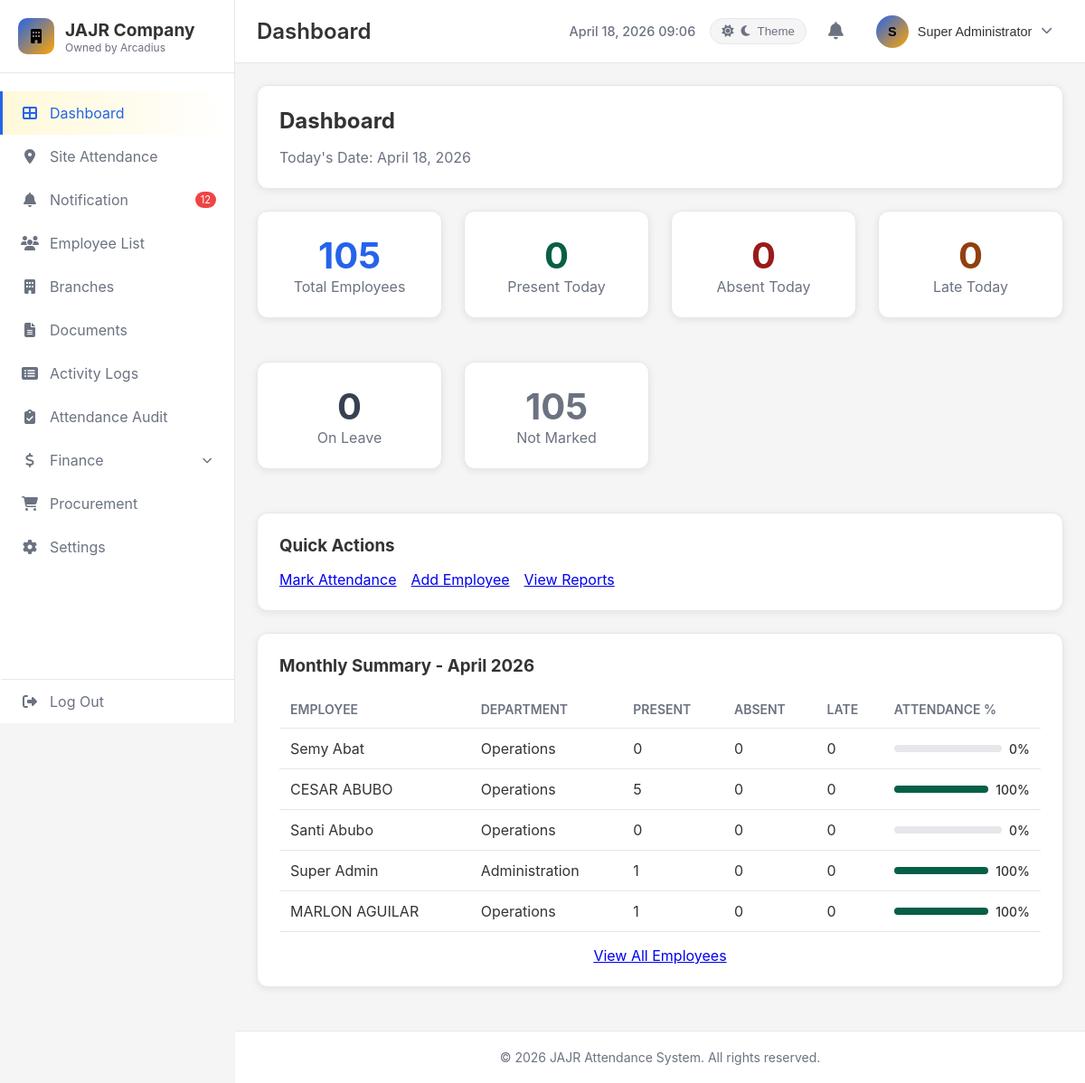
Before: /dashboard (signed in) with the older database file.
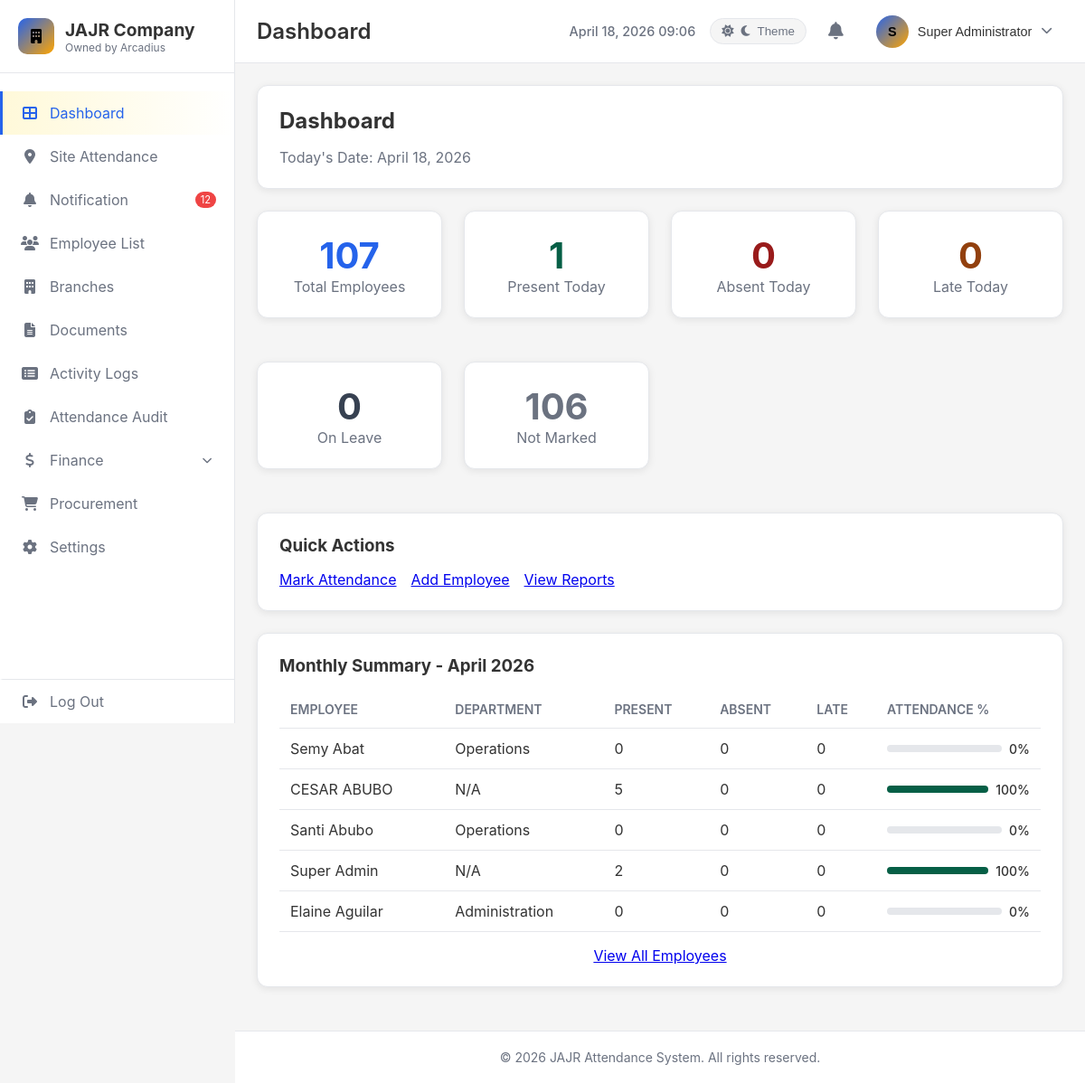
After: the same page with the newer database file.
### tables this page shows
CREATE TABLE IF NOT EXISTS `employees` (
  `id` int NOT NULL AUTO_INCREMENT,
  `employee_code` varchar(50) DEFAULT NULL,
  `first_name` varchar(100) DEFAULT NULL,
  `middle_name` varchar(100) DEFAULT NULL,
  `last_name` varchar(100) DEFAULT NULL,
  `email` varchar(100) DEFAULT NULL,
  `department` varchar(50) DEFAULT NULL,
  `position` varchar(50) DEFAULT NULL,
  `branch_name` varchar(100) DEFAULT NULL,
  `status` varchar(20) DEFAULT 'Active',
  `daily_rate` decimal(10,2) DEFAULT '0.00',
  `has_deductions` tinyint(1) DEFAULT '0',
  `profile_image` varchar(255) DEFAULT NULL,
  `created_at` timestamp NULL DEFAULT CURRENT_TIMESTAMP,
  `updated_at` timestamp NULL DEFAULT CURRENT_TIMESTAMP ON UPDATE CURRENT_TIMESTAMP,
  `default_branch_id` int DEFAULT NULL,
  `performance_allowance` decimal(10,2) DEFAULT '0.00',
  `has_deduction` tinyint(1) DEFAULT '1',
  `branch_id` int DEFAULT NULL,
  PRIMARY KEY (`id`),
  UNIQUE KEY `employee_code` (`employee_code`),
  UNIQUE KEY `email` (`email`),
  KEY `idx_employee_branch` (`branch_name`)
);

### controllers/DashboardController.php (called while the page is built, shortened)
<?php
require_once __DIR__ . '/../core/Controller.php';
class DashboardController extends Controller {
    private $attendanceModel;
    private $employeeModel;
    public function __construct() {
        $this->attendanceModel = $this->model('Attendance');
        $this->employeeModel = $this->model('Employee');
    }
    public function index() {
        $today = date('Y-m-d');
        $todayAttendance = $this->attendanceModel->getByDate($today);
        $employees = $this->employeeModel->findAll();
        $totalEmployees = count($employees);
        $presentToday = 0;
        $absentToday = 0;
        $lateToday = 0;
        $onLeaveToday = 0;
        $markedEmployees = [];
        foreach ($todayAttendance as $record) {
            $markedEmployees[] = $record['employee_id'];
            switch ($record['status']) {
                case 'present':
                    $presentToday++;
                    break;
            }
        }
        $notMarked = $totalEmployees - count($markedEmployees);
        $month = date('m');
        $year = date('Y');
        $monthlyReport = $this->attendanceModel->getMonthlyReport($month, $year);
        $this->view('dashboard/index', [
            'totalEmployees' => $totalEmployees,
            'presentToday' => $presentToday,
            'absentToday' => $absentToday,
            'lateToday' => $lateToday,
            'onLeaveToday' => $onLeaveToday,
            'notMarked' => $notMarked,
            'today' => $today,
            'monthlyReport' => $monthlyReport,
            'title' => 'Dashboard'
        ]);
    }
}

### app.php (called while the page is built, shortened)
<?php
require_once __DIR__ . '/core/Database.php';
require_once __DIR__ . '/core/Controller.php';
require_once __DIR__ . '/core/Model.php';
$router = new Router();
$router->add('login', ['controller' => 'LoginController', 'action' => 'index']);
$router->add('login/qr', ['controller' => 'LoginController', 'action' => 'qrScanner']);
$router->add('logout', ['controller' => 'LoginController', 'action' => 'logout']);
$router->add('', ['controller' => 'DashboardController', 'action' => 'index']);
$router->add('dashboard', ['controller' => 'DashboardController', 'action' => 'index']);
$router->add('attendance', ['controller' => 'AttendanceController', 'action' => 'index']);
$router->add('attendance/records', ['controller' => 'AttendanceController', 'action' => 'records']);
$router->add('attendance/all', ['controller' => 'AttendanceController', 'action' => 'all']);
$router->add('attendance/create', ['controller' => 'AttendanceController', 'action' => 'create']);
$router->add('attendance/edit/{id}', ['controller' => 'AttendanceController', 'action' => 'edit']);
$router->add('attendance/delete/{id}', ['controller' => 'AttendanceController', 'action' => 'delete']);
$router->add('attendance/report', ['controller' => 'AttendanceController', 'action' => 'report']);
$router->add('attendance/by-employee/{id}', ['controller' => 'AttendanceController', 'action' => 'byEmployee']);
$router->add('attendance/quick-mark', ['controller' => 'AttendanceController', 'action' => 'quickMark']);
$router->add('attendance-audit', ['controller' => 'AttendanceController', 'action' => 'audit']);
$router->add('api/attendance/employees', ['controller' => 'AttendanceController', 'action' => 'getEmployeesByBranch']);
$router->add('api/attendance/mark', ['controller' => 'AttendanceController', 'action' => 'markAttendance']);
$router->add('api/attendance/stats', ['controller' => 'AttendanceController', 'action' => 'getTodayStats']);
$router->add('api/attendance/employee-calendar', ['controller' => 'AttendanceController', 'action' => 'getEmployeeCalendar']);
$router->add('api/attendance/branch-calendar', ['controller' => 'AttendanceController', 'action' => 'getBranchCalendar']);
$router->add('activity-logs', ['controller' => 'ActivityController', 'action' => 'logs']);
$router->add('branches', ['controller' => 'BranchController', 'action' => 'index']);
$router->add('branches/create', ['controller' => 'BranchController', 'action' => 'create']);
$router->add('branches/edit/{id}', ['controller' => 'BranchController', 'action' => 'edit']);
$router->add('branches/delete/{id}', ['controller' => 'BranchController', 'action' => 'delete']);
$router->add('branch/scanner', ['controller' => 'BranchQRController', 'action' => 'scanner']);
$router->add('branch/scan', ['controller' => 'BranchQRController', 'action' => 'processScan']);
$router->add('branch/preview', ['controller' => 'BranchQRController', 'action' => 'previewScan']);
$router->add('branch/logout', ['controller' => 'BranchQRController', 'action' => 'logout']);
$router->add('notifications', ['controller' => 'NotificationController', 'action' => 'index']);
$router->add('api/notifications/count', ['controller' => 'NotificationController', 'action' => 'getUnreadCount']);
$router->add('api/notifications/recent', ['controller' => 'NotificationController', 'action' => 'getRecent']);
$router->add('api/notifications/mark-read/{id}', ['controller' => 'NotificationController', 'action' => 'markAsRead']);
$router->add('api/notifications/mark-all-read', ['controller' => 'NotificationController', 'action' => 'markAllAsRead']);
$router->add('documents', ['controller' => 'PagesController', 'action' => 'documents']);
$router->add('finance', ['controller' => 'PagesController', 'action' => 'finance']);
$router->add('finance/payroll', ['controller' => 'PayrollController', 'action' => 'index']);
$router->add('finance/overtime', ['controller' => 'PagesController', 'action' => 'overtime']);
$router->add('finance/cash-advance', ['controller' => 'PagesController', 'action' => 'cashAdvance']);
$router->add('finance/billing', ['controller' => 'PagesController', 'action' => 'billing']);
$router->add('procurement', ['controller' => 'PagesController', 'action' => 'procurement']);
$router->add('settings', ['controller' => 'PagesController', 'action' => 'settings']);
$router->add('employee', ['controller' => 'EmployeeController', 'action' => 'index']);
$router->add('employee/records', ['controller' => 'EmployeeController', 'action' => 'records']);
$router->add('employee/create', ['controller' => 'EmployeeController', 'action' => 'create']);
$router->add('employee/view/{id}', ['controller' => 'EmployeeController', 'action' => 'viewEmployee']);
$router->add('employee/edit/{id}', ['controller' => 'EmployeeController', 'action' => 'edit']);
$router->add('employee/delete/{id}', ['controller' => 'EmployeeController', 'action' => 'delete']);
$router->add('employee/get/{id}', ['controller' => 'EmployeeController', 'action' => 'getEmployee']);
$router->add('employee/toggle-deduction/{id}', ['controller' => 'EmployeeController', 'action' => 'toggleDeduction']);
$router->add('employee/next-code', ['controller' => 'EmployeeController', 'action' => 'getNextCode']);
$router->add('api/payroll/calculate', ['controller' => 'PayrollController', 'action' => 'calculate']);
$router->add('api/payroll/weekly', ['controller' => 'PayrollController', 'action' => 'getWeeklyData']);
$router->add('api/payroll/export', ['controller' => 'PayrollController', 'action' => 'export']);
$router->add('api/payroll/payslip', ['controller' => 'PayrollController', 'action' => 'printPayslip']);
$router->add('api/payroll/week-options', ['controller' => 'PayrollController', 'action' => 'getWeekOptions']);
$router->dispatch();

### config/database.php (called while the page is built)
<?php
$isLocal = in_array($_SERVER['HTTP_HOST'] ?? '', ['localhost', '127.0.0.1']) ||
           strpos($_SERVER['SERVER_NAME'] ?? '', 'localhost') !== false ||
           strpos($_SERVER['HTTP_HOST'] ?? '', 'ngrok') !== false;
return [
    'host' => getenv('DB_HOST') ?: 'localhost',
    'database' => getenv('DB_DATABASE') ?: 'attendance-system',
    'username' => getenv('DB_USERNAME') ?: ($isLocal ? 'root' : 'attendance_user'),
    'password' => getenv('DB_PASSWORD') ?: ($isLocal ? '' : 'JaJr12390786@')
];

### core/Database.php (called while the page is built, shortened)
<?php
class Database {
    private $host;
    private $db_name;
    private $username;
    private $password;
    private $conn;
    public function __construct() {
        $config = require __DIR__ . '/../config/database.php';
        $this->host = $config['host'];
        $this->db_name = $config['database'];
        $this->username = $config['username'];
        $this->password = $config['password'];
    }
    public function connect() {
        $this->conn = null;
        try {
            $this->conn = new PDO(
                'mysql:host=' . $this->host . ';dbname=' . $this->db_name,
                $this->username,
                $this->password
            );
            $this->conn->setAttribute(PDO::ATTR_ERRMODE, PDO::ERRMODE_EXCEPTION);
            $this->conn->setAttribute(PDO::ATTR_DEFAULT_FETCH_MODE, PDO::FETCH_ASSOC);
        } catch(PDOException $e) {
            error_log('Database Connection Error: ' . $e->getMessage());
            throw $e;
        }
        return $this->conn;
    }
    public function getConnection() {
        return $this->conn;
    }
}

### core/Model.php (called while the page is built, shortened)
<?php
require_once __DIR__ . '/Database.php';
class Model {
    public function __construct() {
        $database = new Database();
        $this->db = $database->getConnection();
    }
}

### models/Attendance.php (called while the page is built, shortened)
<?php
require_once __DIR__ . '/../core/Model.php';
class Attendance extends Model {
    protected $table = 'attendance';
    public function getMonthlyReport($month, $year) {
        $query = 'SELECT
                    e.id as employee_id,
                    e.employee_code,
                    e.first_name,
                    e.last_name,
                    e.department,
                    COUNT(CASE WHEN a.status = "present" THEN 1 END) as present_days,
                    COUNT(CASE WHEN a.status = "absent" THEN 1 END) as absent_days,
                    COUNT(CASE WHEN a.status = "late" THEN 1 END) as late_days,
                    COUNT(CASE WHEN a.status = "half_day" THEN 1 END) as half_days,
                    COUNT(CASE WHEN a.status = "leave" THEN 1 END) as leave_days
                  FROM employees e
                  LEFT JOIN ' . $this->table . ' a ON e.id = a.employee_id
                    AND MONTH(a.date) = :month AND YEAR(a.date) = :year
                  GROUP BY e.id, e.employee_code, e.first_name, e.last_name, e.department
                  ORDER BY e.last_name ASC';
        $stmt = $this->db->prepare($query);
        $stmt->bindParam(':month', $month);
        $stmt->bindParam(':year', $year);
        $stmt->execute();
        return $stmt->fetchAll();
    }
}

### views/dashboard/index.php (the view, shortened to what the rows shown need)
<div class="card">
    <h2>Dashboard</h2>
</div>
<div class="card">
    <table>
        <thead>
            <tr>
                <th>Employee</th>
                <th>Department</th>
                <th>Present</th>
                <th>Absent</th>
                <th>Late</th>
                <th>Attendance %</th>
            </tr>
        </thead>
        <tbody>
            <?php if (count($monthlyReport) > 0): ?>
                <?php foreach (array_slice($monthlyReport, 0, 5) as $row):
                    $total = $row['present_days'] + $row['absent_days'] + $row['late_days'] + $row['half_days'] + $row['leave_days'];
                    $attendanceRate = $total > 0 ? round((($row['present_days'] + $row['late_days']) / $total) * 100, 1) : 0;
                ?>
                <tr>
                    <td><?= htmlspecialchars($row['first_name'] . ' ' . $row['last_name']) ?></td>
                    <td><?= htmlspecialchars($row['department'] ?: 'N/A') ?></td>
                    <td><?= $row['present_days'] ?></td>
                    <td><?= $row['absent_days'] ?></td>
                    <td><?= $row['late_days'] ?></td>
                    <td>
                        <div style="display: flex; align-items: center; gap: 0.5rem;">
                            <div style="flex: 1; background: #e5e7eb; height: 8px; border-radius: 4px; overflow: hidden;">
                                <div style="width: <?= $attendanceRate ?>%; background: <?= $attendanceRate >= 80 ? '#065f46' : ($attendanceRate >= 60 ? '#92400e' : '#991b1b') ?>; height: 100%;"></div>
                            </div>
                            <span style="font-size: 0.875rem; font-weight: 500;"><?= $attendanceRate ?>%</span>
                        </div>
                    </td>
                </tr>
                <?php endforeach; ?>
            <?php endif; ?>
        </tbody>
    </table>
</div>
<?php require __DIR__ . '/../layouts/main.php'; ?>

Changed rows visible on the page:
no longer on this page (row unchanged): employees: first_name+last_name "MARLON AGUILAR", department "Operations", present_days "1", absent_days "0", late_days "0", attendanceRate "100"
changed employees "CESAR ABUBO": department "Operations" → "N/A"
changed employees "Super Admin": department "Administration" → "N/A"; present_days "1" → "2"
now on this page (row unchanged): employees: first_name+last_name "Elaine Aguilar", department "Administration", present_days "0", absent_days "0", late_days "0", attendanceRate "0"
Other visible differences:
$totalEmployees: "105" → "107"
$presentToday: "0" → "1"
$notMarked: "105" → "106"
